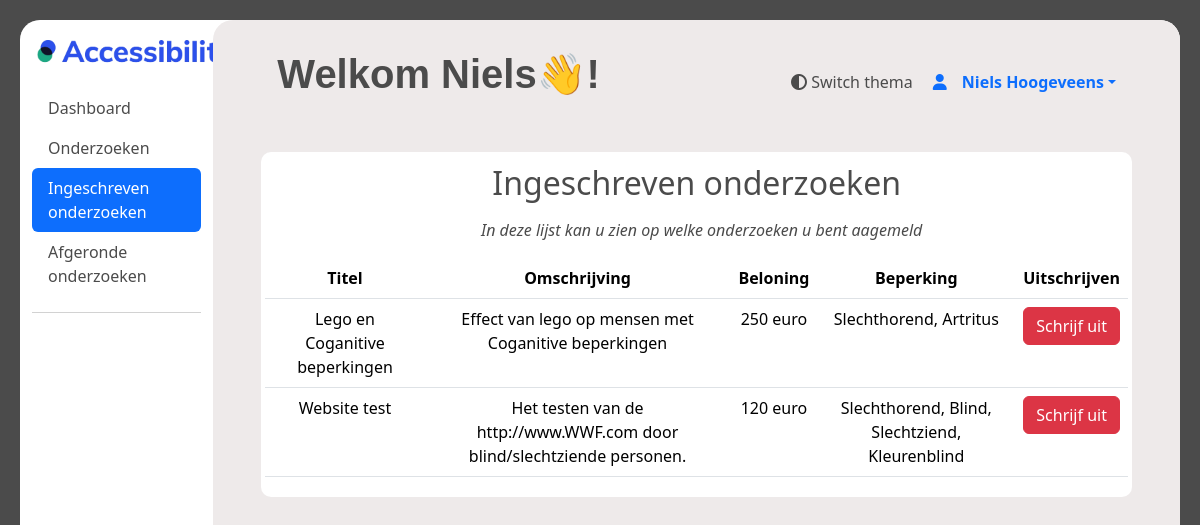
The app's page /ervaringsdeskundige/registered_investigations (signed in) with its own data.
### ervaringsdeskundige/models.py (models this page shows, shortened)
class User(AbstractUser):
    first_name = models.CharField(max_length=100)
    last_name = models.CharField(max_length=100)
    postcode = models.CharField(max_length=10)
    geslacht = models.CharField(max_length=10, choices=[('M','Man'),('V', 'Vrouw'), ('0', 'Anders')])
    email = models.EmailField()
    telefoonnummer = models.CharField(max_length=100)
    geboortedatum = models.DateField()
    gebruikte_hulpmiddelen = models.TextField(max_length=200)
    bijzonderheden = models.TextField(max_length=100, default='', blank=True)
    beschikbaar_vanaf = models.DateTimeField()
    beschikbaar_tot = models.DateTimeField()
    bijzonderheden_beschikbaarheid = models.TextField(max_length=100, blank=True)
    username = models.CharField(max_length=100, unique=True)
    voorkeur_benadering = models.CharField(max_length=20)
    status = models.CharField(max_length=10, default=1)
    opmerking_verwijderd = models.TextField(blank=True, null=True)
    datum_goedgekeurd = models.DateTimeField(blank=True, null=True)
    goedegekeurd_door = models.CharField(max_length=100, null=True)
    groups = models.ManyToManyField(
        Group,
        verbose_name='groups',
        related_name='user_groups',
        blank=True,
        help_text='The groups this user belongs to. A user will get all permissions granted to each of their groups.',
        related_query_name='user',
    )
    user_permissions = models.ManyToManyField(
        Permission,
        verbose_name='user permissions',
        related_name='user_user_permissions',
        blank=True,
        help_text='Specific permissions for this user.',
        related_query_name='user',
    )

### main/models.py (models this page shows)
class Onderzoeken(models.Model):
    onderzoeks_id = models.AutoField(primary_key=True)
    organisatie = models.ForeignKey('Organisaties', models.DO_NOTHING)
    status = models.IntegerField()
    titel = models.TextField()
    omschrijving = models.TextField()
    datum_vanaf = models.DateTimeField()
    datum_tot = models.DateTimeField()
    soort_onderzoek = models.IntegerField()
    locatie = models.TextField(blank=True, null=True)
    met_beloning = models.IntegerField()
    beloning = models.TextField(blank=True, null=True)
    doelgroep_leeftijd_van = models.IntegerField()
    doelgroep_leeftijd_tot = models.IntegerField()
    contact_opgenomen = models.IntegerField()
    opmerkingen_beheerder = models.IntegerField(blank=True, null=True)
    type_onderzoek = models.ForeignKey('TypeOnderzoek', models.DO_NOTHING, db_column='type_onderzoek')
    class Meta:
        managed = False
        db_table = 'Onderzoeken'

class Beperkingen(models.Model):
    omschrijving = models.TextField()
    soort = models.TextField()
    class Meta:
        managed = False
        db_table = 'Beperkingen'

### ervaringsdeskundige/views.py (the view)
# urls.py: path('registered_investigations', views.registered_investigations, name='registered_investigations'),
@login_required
def registered_investigations(request):
    user_id = request.user.id
    current_investigations = Deelnames.objects.filter(ervaringsdeskundige_id=user_id).filter(status=1)
    investigation_ids = current_investigations.values_list('onderzoeks_id', flat=True)
    investigations = Onderzoeken.objects.filter(onderzoeks_id__in=investigation_ids)
    investigations_with_limitations = {}
    for investigation in investigations:
        limitation_ids = BeperkingenOnderzoeken.objects.filter(onderzoeks_id=investigation.onderzoeks_id).values_list('beperking_id', flat=True)
        limitations = Beperkingen.objects.filter(id__in=limitation_ids)
        investigations_with_limitations[investigation.onderzoeks_id] = {
            'onderzoek': investigation,
            'beperkingen': limitations,
        }
    return render(
        request,
        "ervaringsdeskundige/registered_investigations.html",
        {"investigations": investigations_with_limitations},
    )

### templates/ervaringsdeskundige/registered_investigations.html (shortened to what this page needs)
{% extends "ervaringsdeskundige/base.html" %}
{% load static %}
{% block content %}
<div class="container-fluid" style="height: 94vh;">
    <div class="row">
        <nav id="sidebar" class="col-md-3 col-lg-2 d-md-block sidebar">
          <a href="#">
            <img style="margin: 20px; margin-left: 5px;" src="{% static 'images/logo_accessibility.png' %}" width="200px" alt="test">
          </a>
            <div class="position-sticky">
              <ul class="nav nav-pills flex-column mb-auto">
                <li class="nav-item">
                  <a href="/ervaringsdeskundige/dashboard" class="nav-link menu_text" >
                    Dashboard
                  </a>
                </li>
                <li>
                  <a href="/ervaringsdeskundige/onderzoeken" class="nav-link menu_text">
                    Onderzoeken
                  </a>
                </li>
                <li>
                  <a href="registered_investigations" class="nav-link active" aria-current="page">
                    Ingeschreven onderzoeken
                  </a>
                </li>
                <li>
                  <a href="/ervaringsdeskundige/completed_investigations" class="nav-link menu_text">
                    Afgeronde onderzoeken
                  </a>
                </li>
              </ul>
              <hr>
            </div>
        </nav>
        <div style="height: 94vh;" id="dashboard_main" class="col-md-9 ms-sm-auto col-lg-10 px-md-4">
        <div id="dashboard_overflow">
        <main >
          <div class="text-center" style="padding-top: 20px;">
            <div>
                  <div id="search" style="height: 20px;">
                    <a  style="margin-right: 20px;" onclick="toggleTheme()"><i class="fa-solid fa-circle-half-stroke"></i>      Switch thema </a>
                    <div class="dropdown">
                      <a href="#" class="d-flex align-items-center text-decoration-none dropdown-toggle" id="dropdownUser2" data-bs-toggle="dropdown" aria-expanded="false">
                        <i class="fa-solid fa-user" style="padding-right: 15px;" width="32" height="32" class="rounded-circle me-2"></i>
                        <strong>{{ user.first_name}} {{ user.last_name}}</strong>
                      </a>
                    </div>
                  </div>
                  <h1 style="margin: 10px; margin-left: 40px;" class="text-start extra-bold-header">Welkom {{ user.first_name }}👋!</h1>
          </div>
          </div>
          <div class="text-center" style="padding-top: 20px;">
            <div id="custom_cont"  class="m-4 p-1">
              <table class="custom_table table p-3">
                <h2 class="p-2">Ingeschreven onderzoeken</h2>
                <p style="margin-left: 10px;"><em>In deze lijst kan u zien op welke onderzoeken u bent aagemeld</em></p>
                <thead>
                  <tr>
                      <th scope="col">Titel</th>
                      <th scope="col">Omschrijving</th>
                      <th scope="col">Beloning</th>
                      <th scope="col">Beperking</th>
                      <th scope="col">Uitschrijven</th>
                  </tr>
                  </thead>
                  <tbody>
                    {% for investigation_id, data in investigations.items %}
                    <tr>
                    <td>{{ data.onderzoek.titel }}</td>
                    <td>{{ data.onderzoek.omschrijving }}</td>
                    <td>{% if data.onderzoek.met_beloning == 1 %}
                            {{ data.onderzoek.beloning }}
                        {% else %}
                            Geen beloning beschikbaar
                        {% endif %}</td>
                    <td>
                          {% for limitation in data.beperkingen %}
                              {{ limitation.omschrijving }}{% if not forloop.last %},{% endif %}
                          {% endfor %}
                    </td>
                    <td>
                        <form method="post" action="unsubscribe_investigation/{{ data.onderzoek.onderzoeks_id }}">
                          <button type="submit" class="btn btn-danger">Schrijf uit</button>
                        </form></td></tr>
                    {% endfor %}
                  </tbody>
              </table>
          </div>
            </div>
      </main>
    </div>
    </div>
    </div>
</div>
{% endblock %}

### static/css/main.css (style rules this page uses)
:root { --background-light: #f5f5f5; --background-dark: #1f1f1f; --text-light: #4b4b4b; --text-dark: #ffffff; --accent-light: #9faecb; --accent-dark: #848484; --card-background-light: #ffffff; --card-background-dark: #393a69; --card-shadow-light: #bbbbbb; --card-shadow-dark: #7a7a7a; --border-light: #dddddd; --border-dark: #333333; --link-light: #007bff; --link-dark: #ff7f50; }
#content, .table, #dashboard_main, .rectangle, .card_stat, #custom_cont { transition: background-color 0.5s ease, color 0.3s ease, border-radius 0.5s ease; }
p { margin-top: 0; margin-bottom: 1rem; }
#search { margin-top: 10px; margin-right: 30px; float: right; justify-content: space-between; display: flex; padding: 10px; height: 80px; }
#custom_cont:not(.dark) { background-color: white; border-radius: 10px; }
.table { padding: 10px; }
body:not(.dark) { background-color: var(--text-light); color: var(--text-light); }
#sidebar { border-radius: 20px; }
#dashboard_main:not(.dark) { border-radius: 20px; background-color: #eeeaea; }
h1:not(.dark) { color: var(--tekst-light); }
#dashboard_overflow { overflow-y: auto; overflow-x: hidden; max-height: 94vh; height: 100%; }
.extra-bold-header { font-family: 'Inner', sans-serif; font-weight: 800; color: #4b4b4b; }
.custom_table:not(.dark) { background-color: #ffffff; color: var(--text-light); }
.menu_text:not(.dark) { color: var(--text-light); }

### records on screen
User: first_name "Niels", last_name "Hoogeveens"
Onderzoeken: onderzoek.titel "Lego en Coganitive beperkingen", onderzoek.omschrijving "Effect van lego op mensen met Coganitive beperkingen", onderzoek.beloning "250 euro"
Beperkingen: omschrijving "Slechthorend"
Beperkingen: omschrijving "Artritus"
Onderzoeken: onderzoek.titel "Website test", onderzoek.omschrijving "Het testen van de http://www.WWF.com door blind/slechtziende personen.", onderzoek.beloning "120 euro"
Beperkingen: omschrijving "Blind"
Beperkingen: omschrijving "Slechtziend"
Beperkingen: omschrijving "Kleurenblind"
